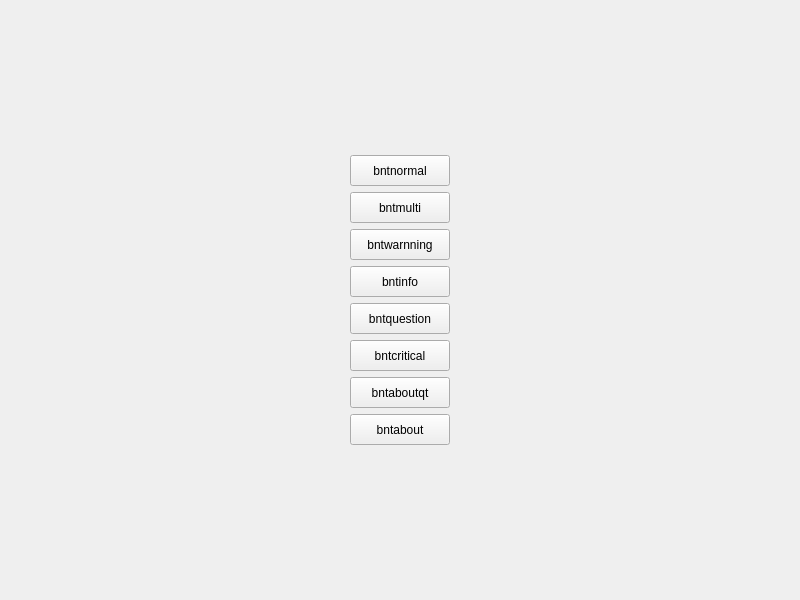
<?xml version="1.0" encoding="UTF-8"?>
<ui version="4.0">
 <class>QmsgBox</class>
 <widget class="QWidget" name="QmsgBox">
  <property name="geometry">
   <rect>
    <x>0</x>
    <y>0</y>
    <width>800</width>
    <height>600</height>
   </rect>
  </property>
  <property name="windowTitle">
   <string>QmsgBox</string>
  </property>
  <layout class="QGridLayout" name="gridLayout">
   <item row="0" column="0">
    <spacer name="horizontalSpacer_2">
     <property name="orientation">
      <enum>Qt::Horizontal</enum>
     </property>
     <property name="sizeHint" stdset="0">
      <size>
       <width>331</width>
       <height>20</height>
      </size>
     </property>
    </spacer>
   </item>
   <item row="0" column="1">
    <layout class="QVBoxLayout" name="verticalLayout_2">
     <item>
      <widget class="QPushButton" name="bntnormal">
       <property name="minimumSize">
        <size>
         <width>100</width>
         <height>31</height>
        </size>
       </property>
       <property name="maximumSize">
        <size>
         <width>100</width>
         <height>31</height>
        </size>
       </property>
       <property name="text">
        <string>bntnormal</string>
       </property>
      </widget>
     </item>
     <item>
      <widget class="QPushButton" name="bntmulti">
       <property name="minimumSize">
        <size>
         <width>100</width>
         <height>31</height>
        </size>
       </property>
       <property name="maximumSize">
        <size>
         <width>100</width>
         <height>31</height>
        </size>
       </property>
       <property name="text">
        <string>bntmulti</string>
       </property>
      </widget>
     </item>
     <item>
      <widget class="QPushButton" name="bntwarnning">
       <property name="minimumSize">
        <size>
         <width>100</width>
         <height>31</height>
        </size>
       </property>
       <property name="maximumSize">
        <size>
         <width>100</width>
         <height>31</height>
        </size>
       </property>
       <property name="text">
        <string>bntwarnning</string>
       </property>
      </widget>
     </item>
     <item>
      <widget class="QPushButton" name="bntinfo">
       <property name="minimumSize">
        <size>
         <width>100</width>
         <height>31</height>
        </size>
       </property>
       <property name="maximumSize">
        <size>
         <width>100</width>
         <height>31</height>
        </size>
       </property>
       <property name="text">
        <string>bntinfo</string>
       </property>
      </widget>
     </item>
     <item>
      <widget class="QPushButton" name="bntquestion">
       <property name="minimumSize">
        <size>
         <width>100</width>
         <height>31</height>
        </size>
       </property>
       <property name="maximumSize">
        <size>
         <width>100</width>
         <height>31</height>
        </size>
       </property>
       <property name="text">
        <string>bntquestion</string>
       </property>
      </widget>
     </item>
     <item>
      <widget class="QPushButton" name="bntcritical">
       <property name="minimumSize">
        <size>
         <width>100</width>
         <height>31</height>
        </size>
       </property>
       <property name="maximumSize">
        <size>
         <width>100</width>
         <height>31</height>
        </size>
       </property>
       <property name="text">
        <string>bntcritical</string>
       </property>
      </widget>
     </item>
     <item>
      <widget class="QPushButton" name="bntaboutqt">
       <property name="minimumSize">
        <size>
         <width>100</width>
         <height>31</height>
        </size>
       </property>
       <property name="maximumSize">
        <size>
         <width>100</width>
         <height>31</height>
        </size>
       </property>
       <property name="text">
        <string>bntaboutqt</string>
       </property>
      </widget>
     </item>
     <item>
      <widget class="QPushButton" name="bntabout">
       <property name="minimumSize">
        <size>
         <width>100</width>
         <height>31</height>
        </size>
       </property>
       <property name="maximumSize">
        <size>
         <width>100</width>
         <height>31</height>
        </size>
       </property>
       <property name="text">
        <string>bntabout</string>
       </property>
      </widget>
     </item>
    </layout>
   </item>
   <item row="0" column="2">
    <spacer name="horizontalSpacer">
     <property name="orientation">
      <enum>Qt::Horizontal</enum>
     </property>
     <property name="sizeHint" stdset="0">
      <size>
       <width>331</width>
       <height>20</height>
      </size>
     </property>
    </spacer>
   </item>
  </layout>
 </widget>
 <resources/>
 <connections/>
</ui>
